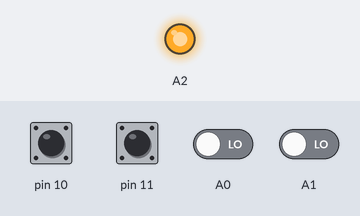
Bench run of a sketch on a simulated Arduino Uno, built with avr-gcc and run on an emulated ATmega328P. Shown: output pins drawn as LEDs (lit = HIGH). The test bench sets the inputs (shaded band); at power-on: pin 10, pin 11 HIGH, A0, A1 LOW.

Above: at 1.2 s.
1.3 s: pin 10 pulled LOW for 0.15 s
At 2.4 s:
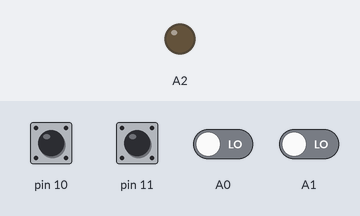
Timing chart, 0 to 4.3 s (numbered marks = the images above; inputs shaded):
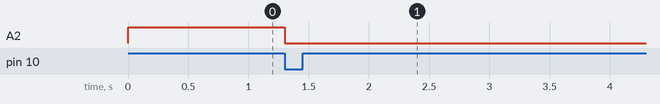

The sketch:

cwKeyInterface.ino
```cpp
/*
 * The Following Code was originally written to use a SS Micro as a simple code practice oscillator
 * (Other Arduino platforms should work as well, But as of this writing, IMO, the SS Micro is probably the most cost effective solution)
 * The input keying method can be either a straight Key, or a "Paddle" type Key
 * With the paddle key input the oscilator supports Iambic "A" mode.
 * Note the straight key uses a seperate input pin (D16) from the paddle inputs (D10 & D11).
 * For output the SS Micro can directly drive a 8 ohm speaker wired in serries with 200 ohms (pins D14 & 15)
 * Speaker volume wired this way is not loud, but ample for most code practice envirnoments
 */
int wpm =12;// theorecctical sending speed ; measured in Words per Minute
bool DitLast = false;
bool Running = false;
bool DitActive = false;
bool DahActive = false;
bool SpaceActive = false;
bool padDit = false;
bool padDah = false;
bool spdSwNO = false; // change to 'true' if your push button speed switches are are mormally open, or you're not using the speed change function
int DitPeriod; //measured in MilliSeonds; actual value calculated in SetUp section using WPM value
int TonePeriod;//measured in MicroSeconds; the final value is set based on the toneFerq value
int toneFreq = 600; //measured in hertz
int spdChngDelay=0;
unsigned long End;
unsigned long ok2Chk;

void setup() {
  //start serial connection
  //Serial.begin(9600); // for testing only
  //Configure the Speaker Pins, Digital Pins 14 & 15, as Outputs
  pinMode(14, OUTPUT);
  digitalWrite(14, LOW);
  pinMode(15, OUTPUT);
  digitalWrite(15, LOW);
   //configure Key and Paddle Digital pins 16, 11 & 10 as inputs, and enable the internal pull-up resistor
  pinMode(16, INPUT_PULLUP);
  pinMode(11, INPUT_PULLUP);
  pinMode(10, INPUT_PULLUP);
  //configure A2 as digital output [used in this case to drive a seperate CW decoder module]
  pinMode(A2, OUTPUT);
  digitalWrite(A2, HIGH);
  //Note switches I used are normally closed, so input goes HIGH when the user operates the switch
  pinMode(A0, INPUT_PULLUP);
  //digitalWrite(A0, HIGH);
  pinMode(A1, INPUT_PULLUP);
  //digitalWrite(A1, HIGH);
  DitPeriod = 1200/wpm;
  TonePeriod= (int)( 1000000.0/((float)toneFreq*2));

}

void loop() {
  //read input pins (Low means contact closure)
  int Pin16Val = digitalRead(16);//straight Key input
  int Pin10Val = digitalRead(10); //Paddle "Dit" input
  int Pin11Val = digitalRead(11);//Paddle "Dah" input
  int PinA0Val = digitalRead(A0); //Speed Decrement input
  int PinA1Val = digitalRead(A1);//Speed Increment input
  if(spdSwNO){
    PinA0Val = !PinA0Val;
    PinA1Val = !PinA1Val;
  }
  if (!Pin16Val){//if TRUE, Straight Key input is closed [to Ground])
   MakeTone();
   Running = false;
   DitActive = false;
   DahActive = false;
   SpaceActive = false;
  }
  if((SpaceActive & (millis()>ok2Chk))|| !Running ){ //
    if(!Pin10Val) padDit = true;
    if(!Pin11Val) padDah = true;
  }
  if (!Running){// Check "paddle" status
    if (padDit & padDah){// if "TRUE" both input pins are closed, and we are in the "Iambic" mode
      if(DitLast) padDit = false;
      else padDah = false;
    }
    if (padDit & !DitActive ){
      DitActive = true;
      Running = true;
      padDit = false;
      End = (DitPeriod) + millis();
      //Serial.println(End);// testing only
    }
    else if (padDah & !DahActive ){
      DahActive = true;
      padDah = false;
      Running = true;
      End = (3*DitPeriod) +  millis();
    }
    //now check for speed change, But only we are actively sending stuff
    if (!Pin10Val || !Pin11Val){
      if(PinA0Val){ //user signaling to decrease speed
        spdChngDelay++;
        if(spdChngDelay==3){
          spdChngDelay=0;
          wpm--;
          if(wpm <8) wpm = 8;
          DitPeriod = 1200/wpm;
        }
      }
      if(PinA1Val){ //user signaling to increase speed
        spdChngDelay++;
        if(spdChngDelay==3){
          spdChngDelay=0;
          wpm++;
          if(wpm >30) wpm = 30;
          DitPeriod = 1200/wpm;
        }
      }
    }
  }
  else{// We are "running" (electronic keyer / Paddle mode is active)
    if (!SpaceActive){
      if (End > millis()){
          MakeTone();
        }
      else{
        End = (DitPeriod) +  millis();
        ok2Chk = millis()+ (2*DitPeriod/3);//start looking ahead to see which symbol (dit/dah) the user wants to send next; in this case, the micro will check paddle status 2/3 the way thru the space interval
        SpaceActive = true;
        if (DitActive){
          DitActive = false;
          DitLast = true;
        }
        else{
          DahActive = false;
          DitLast = false;
        }
      }
    }
    else{ // SpaceActive is true;  So we want to remain silent for the lenght of a "dit"
       if (End > millis()){
        digitalWrite(A2, HIGH); //output to remote decoder
        digitalWrite(14, LOW);
        digitalWrite(15, LOW);
      }
      else{ //"dit" silence period met, so clear spaceActive flag
        SpaceActive = false;
        Running = false;
      }
    }

 }// end of "Running" flag set 'true' (electronic keyer is active) code

  if(Pin16Val & !Running ){ //if the straight key input is "Open", and the Paddle mode isn't active, turn the speaker off
    digitalWrite(A2, HIGH); //output to remote decoder
    digitalWrite(14, LOW);
    digitalWrite(15, LOW);
  }

  delayMicroseconds(TonePeriod);// pause for 1/2 a tone cycle before repeating the Loop.
}//End Main Loop

void MakeTone(){//Cycle the speaker pins
  digitalWrite(A2, LOW); //output to remote decoder
  digitalWrite(14, LOW);
  digitalWrite(15, HIGH);
  delayMicroseconds(TonePeriod);
  digitalWrite(14, HIGH);
  digitalWrite(15, LOW);
}
```

Measured:
- after the input at 1.3 s, A2: HIGH → LOW at once
